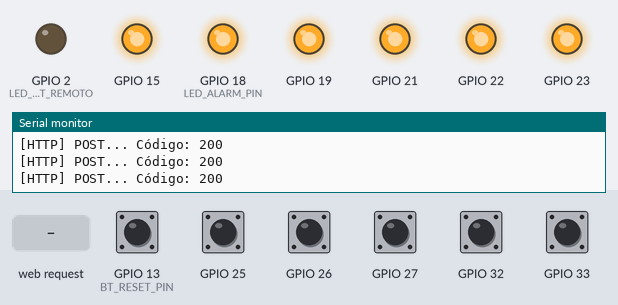
The program below on a simulated ESP32. On the bench: output pins drawn as LEDs (lit = HIGH), the last lines printed to the serial monitor. The test bench sets the inputs (shaded band); at power-on: GPIO 13 (BT_RESET_PIN), GPIO 25–27, GPIO 32, GPIO 33 HIGH. WiFi joins after 1.5 s; servers stay silent unless stated; uploads are accepted with an empty reply.

Above: at 2.7 s.
2.8 s: GPIO 13 (BT_RESET_PIN) pulled LOW for 0.15 s
At 4.0 s:
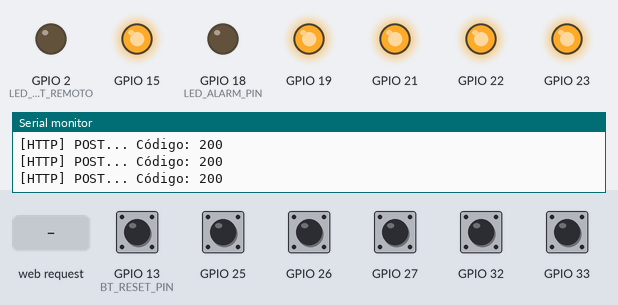
4.4 s: HTTP request GET /R received
At 5.2 s:
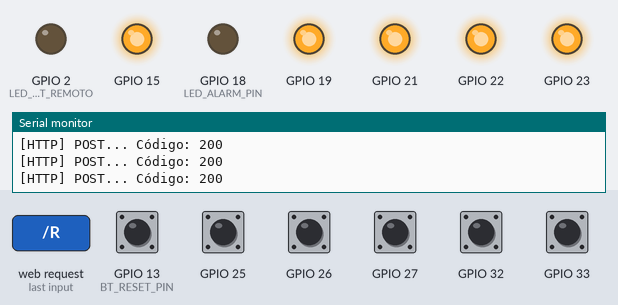
6.0 s: GPIO 25 pulled LOW for 0.15 s
At 6.7 s:
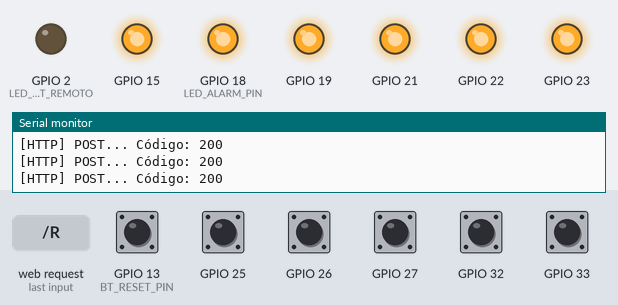
7.8 s: GPIO 13 (BT_RESET_PIN) pulled LOW for 1 s
At 9.1 s:
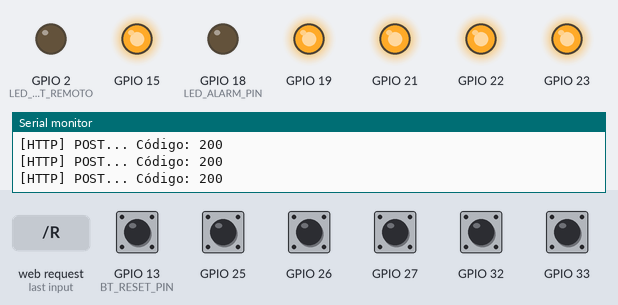
10.3 s: GPIO 13 (BT_RESET_PIN) driven LOW and GPIO 25 driven LOW
At 11.7 s:
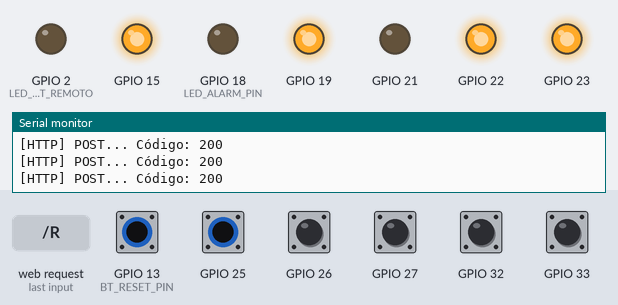
12.0 s: GPIO 26 pulled LOW for 0.15 s
At 12.47 s:
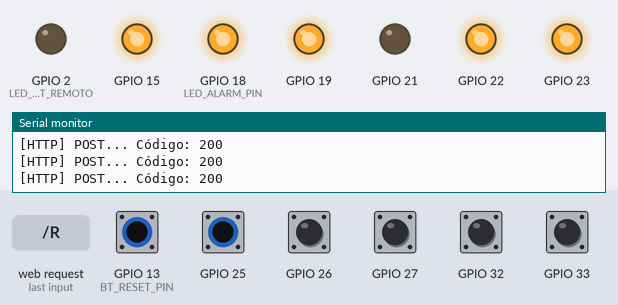
Timing chart, 0 to 15.0 s (numbered marks = the images above; inputs shaded):
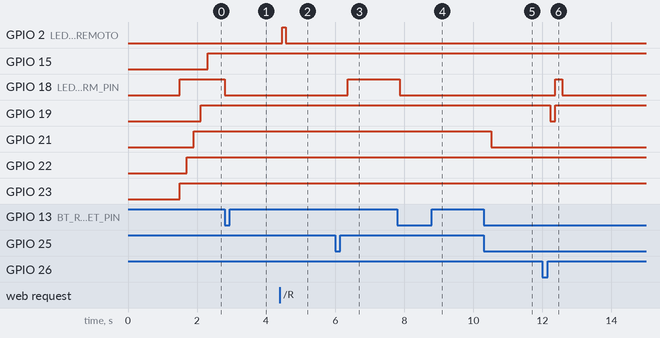

The program:

main.cpp
```cpp
#include <Arduino.h>
#include <WiFiManager.h>
#include <WiFiClientSecure.h>
#include <HTTPClient.h>
#include <ESPmDNS.h>

WiFiServer server(9080);
WiFiManager wifiManager;
WiFiClientSecure client;

const char *serverUrl = "http://192.168.15.4:3333/ewent";

// Estrutura para sensores
struct Sensor
{
  uint8_t pin;
  uint8_t ledPin;
  const char *id;
  const char *descricao;
  bool state = false;
  bool triggered = false;

  Sensor(uint8_t p, uint8_t led, const char *i, const char *d)
      : pin(p), ledPin(led), id(i), descricao(d), state(false), triggered(false) {}
};

constexpr uint8_t BT_RESET_PIN = 13;
constexpr uint8_t LED_ALARM_PIN = 18;
constexpr uint8_t LED_RESET_REMOTO = 2;

Sensor sensores[] = {
    {32, 23, "1", "Sensor IR lado FRENTE"},
    {33, 22, "2", "Sensor IR lado DIREITO"},
    {25, 21, "3", "Sensor IR lado ESQUERDO"},
    {26, 19, "4", "Sensor IR lado TRÁS"},
    {27, 15, "5", "Sensor TESTE"}};

bool memoryAlarm = false;
String header;
unsigned long currentTime, previousTime;
const unsigned long timeoutTime = 3000;

void resetEvents()
{
  for (auto &s : sensores)
  {
    if (!s.state)
    {
      s.triggered = false;
      digitalWrite(s.ledPin, LOW);
    }
  }
  memoryAlarm = false;
  digitalWrite(LED_ALARM_PIN, LOW);
}

void sendEventToServer(const char *sensor_id, const char *status, const char *description)
{
  if (WiFi.status() != WL_CONNECTED)
  {
    Serial.println("WiFi desconectado!");
    return;
  }

  HTTPClient http;
  http.begin(serverUrl);
  http.addHeader("Content-Type", "application/json");

  String jsonPayload = String("{\"sensor_id\":\"") + sensor_id +
                       "\",\"user_id\":\"1\",\"status\":\"" + status +
                       "\",\"description\":\"" + description + "\"}";

  int code = http.POST(jsonPayload);
  if (code > 0)
  {
    Serial.printf("[HTTP] POST... Código: %d\n", code);
  }
  else
  {
    Serial.printf("[HTTP] POST... Falha: %s\n", http.errorToString(code).c_str());
  }
  http.end();
}

void setup()
{
  Serial.begin(115200);
  Serial.println("Configurar Rede Wifi");

  wifiManager.autoConnect("sidebit", "sidebit#8");

  while (WiFi.status() != WL_CONNECTED)
  {
    delay(500);
    Serial.print(".");
  }

  Serial.printf("Conectado! IP: %s\n", WiFi.localIP().toString().c_str());

  if (!MDNS.begin("sidebit"))
  {
    Serial.println("Erro ao iniciar MDNS!");
    while (1)
      delay(1000);
  }
  MDNS.addService("http", "tcp", 9080);

  server.begin();

  pinMode(LED_RESET_REMOTO, OUTPUT);
  pinMode(LED_ALARM_PIN, OUTPUT);
  pinMode(BT_RESET_PIN, INPUT_PULLUP);

  for (auto &s : sensores)
  {
    pinMode(s.pin, INPUT_PULLUP);
    pinMode(s.ledPin, OUTPUT);
    digitalWrite(s.ledPin, LOW);
  }
  digitalWrite(LED_ALARM_PIN, LOW);

  Serial.println("Sistema iniciado!");
}

void handleSensor(Sensor &s)
{
  bool newState = digitalRead(s.pin);
  if (newState == s.state)
    return; // sem mudança

  s.state = newState;
  if (s.state)
  {
    s.triggered = true;
    memoryAlarm = true;
    digitalWrite(s.ledPin, HIGH);
    digitalWrite(LED_ALARM_PIN, HIGH);
    sendEventToServer(s.id, "ALARME", s.descricao);
  }
  else
  {
      s.triggered = false;
  //    digitalWrite(s.ledPin, LOW);
      sendEventToServer(s.id, "NORMAL", s.descricao);
  }
}

void handleWebClient(WiFiClient &client)
{
  currentTime = millis();
  previousTime = currentTime;
  String currentLine = "";

  while (client.connected() && (millis() - previousTime <= timeoutTime))
  {
    if (client.available())
    {
      char c = client.read();
      header += c;
      if (c == '\n' && currentLine.length() == 0)
      {
        client.println("HTTP/1.1 200 OK\r\nContent-type:text/html\r\nConnection: close\r\n");

        if (header.indexOf("GET /R") >= 0)
        {
          digitalWrite(LED_RESET_REMOTO, HIGH);
          resetEvents();
          delay(100);
          digitalWrite(LED_RESET_REMOTO, LOW);
        }
        if (header.indexOf("GET /B") >= 0)
        {
          ESP.restart();
        }

        // Página HTML
        client.println("<!DOCTYPE html><html><head><meta charset=\"UTF-8\"><title>SIDEBIT</title>");
        client.println("<style>.sensorON{background:#0f0}.sensorOFF{background:#f00;color:#fff}</style></head><body>");
        client.println("<h1>Sidebit - Monitoramento</h1><div>");
        for (auto &s : sensores)
        {
          client.printf("<div class='sensor %s'>%s</div>", s.state ? "sensorOFF" : "sensorON", s.descricao);
        }
        client.println("<a href='/R'><button>RESETAR</button></a><a href='/B'><button>REBOOT</button></a>");
        client.println("</div><p>&copy;2025 - Sidebit</p></body></html>");
        break;
      }
      else if (c == '\n')
      {
        currentLine = "";
      }
      else if (c != '\r')
      {
        currentLine += c;
      }
    }
  }

  header = "";
  client.stop();
}

void loop()
{
  for (auto &s : sensores)
  {
    handleSensor(s);
  }

  if (memoryAlarm)
  {
    digitalWrite(LED_ALARM_PIN, HIGH);
  }

  if (digitalRead(BT_RESET_PIN) == LOW)
  {
    resetEvents();
    delay(50); // debounce
  }

  WiFiClient client = server.accept();
  if (client)
  {
    handleWebClient(client);
  }

  delay(100); // reduz uso da CPU
}
```

Measured:
- after the input at 2.8 s, GPIO 18 (LED_ALARM_PIN): HIGH → LOW at once
- after the input at 4.4 s, GPIO 2 (LED_RESET_REMOTO): LOW → HIGH after 0.06 s, → LOW 0.10 s later
- after the input at 6.0 s, GPIO 18 (LED_ALARM_PIN): LOW → HIGH after 0.37 s
- after the input at 7.8 s, GPIO 18 (LED_ALARM_PIN): HIGH → LOW after 0.07 s
- after the input at 10.3 s, GPIO 21: HIGH → LOW after 0.22 s
- after the input at 12.0 s, GPIO 18 (LED_ALARM_PIN): LOW → HIGH after 0.38 s, → LOW 0.20 s later; GPIO 19: HIGH → LOW after 0.22 s, → HIGH 0.15 s later
